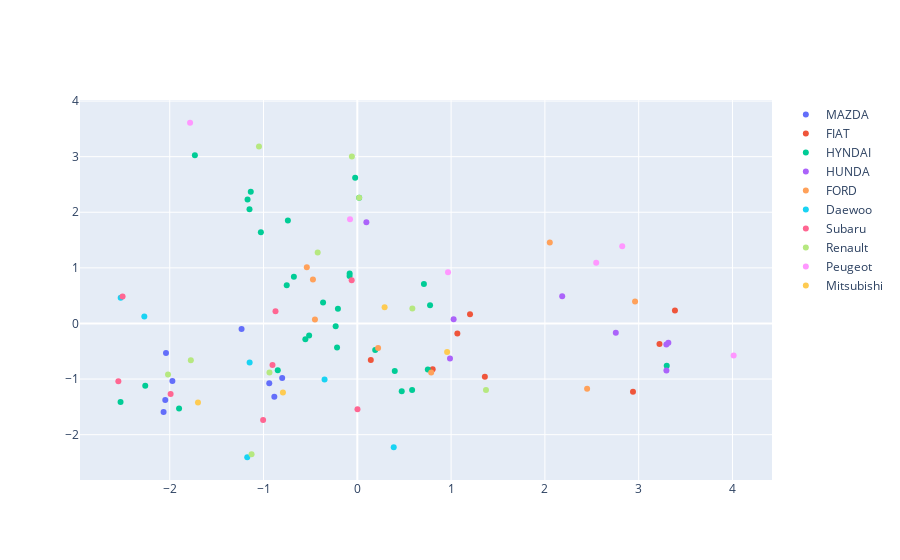

The notebook cell this image was saved under:
### Code cell
pca_db = EDS
pca_db_features = EDS_features

pca = PCA(n_components=2)
X_embedded = pca.fit_transform(pca_db[pca_db_features])

fig = go.Figure()
fig.add_trace(go.Scatter(x=X_embedded[pca_db['model']=="Mazda",0], y=X_embedded[pca_db['model']=="Mazda",1],mode='markers', name="MAZDA"))
fig.add_trace(go.Scatter(x=X_embedded[pca_db['model']=="Fiat",0], y=X_embedded[pca_db['model']=="Fiat",1],mode='markers', name="FIAT"))
fig.add_trace(go.Scatter(x=X_embedded[pca_db['model']=="Hyundai",0], y=X_embedded[pca_db['model']=="Hyundai",1],mode='markers', name="HYNDAI"))
fig.add_trace(go.Scatter(x=X_embedded[pca_db['model']=="Honda",0], y=X_embedded[pca_db['model']=="Honda",1],mode='markers', name="HUNDA"))
fig.add_trace(go.Scatter(x=X_embedded[pca_db['model']=="Ford",0], y=X_embedded[pca_db['model']=="Ford",1],mode='markers', name="FORD"))
fig.add_trace(go.Scatter(x=X_embedded[pca_db['model']=="Daewoo",0], y=X_embedded[pca_db['model']=="Daewoo",1],mode='markers', name="Daewoo"))
fig.add_trace(go.Scatter(x=X_embedded[pca_db['model']=="Subaru",0], y=X_embedded[pca_db['model']=="Subaru",1],mode='markers', name="Subaru"))
fig.add_trace(go.Scatter(x=X_embedded[pca_db['model']=="Renault",0], y=X_embedded[pca_db['model']=="Renault",1],mode='markers', name="Renault"))
fig.add_trace(go.Scatter(x=X_embedded[pca_db['model']=="Peugeot",0], y=X_embedded[pca_db['model']=="Peugeot",1],mode='markers', name="Peugeot"))
fig.add_trace(go.Scatter(x=X_embedded[pca_db['model']=="Mitsubishi",0], y=X_embedded[pca_db['model']=="Mitsubishi",1],mode='markers', name="Mitsubishi"))

### Figure 1 — Plotly figure (JSON) as saved in the notebook; plotly's stock layout.template omitted (floating-point values rounded to 4 significant figures)
{"data": [{"mode": "markers", "name": "MAZDA", "type": "scatter", "x": [-0.8011, -2.066, -2.04, -1.234, -1.972, -0.8847, -0.9389, -2.048], "y": [-0.9828, -1.594, -0.5318, -0.09741, -1.035, -1.319, -1.076, -1.377]}, {"mode": "markers", "name": "FIAT", "type": "scatter", "x": [2.939, 0.8034, 1.067, 1.36, 3.222, 1.202, 3.387, 0.1438], "y": [-1.226, -0.8246, -0.1788, -0.9583, -0.3695, 0.1652, 0.2346, -0.6564]}, {"mode": "markers", "name": "HYNDAI", "type": "scatter", "x": [-0.7527, 0.71, -0.2308, 0.7518, -0.023, 0.01969, -1.15, -0.7404, -0.2068, -1.028, -0.5137, 0.3992, 0.1907, -0.5539, -0.2162, 0.5843, -0.365, 0.7755, -0.6764, -0.08243, -2.525, -1.9, -1.17, -1.732, 3.299, 0.4735, -0.8483, -2.261, -0.08171, -1.136], "y": [0.686, 0.708, -0.04798, -0.8272, 2.621, 2.26, 2.055, 1.852, 0.2639, 1.639, -0.2179, -0.854, -0.4788, -0.2857, -0.4312, -1.198, 0.379, 0.3262, 0.8392, 0.8518, -1.411, -1.531, 2.231, 3.024, -0.7601, -1.219, -0.8404, -1.121, 0.8973, 2.368]}, {"mode": "markers", "name": "HUNDA", "type": "scatter", "x": [2.756, 0.9883, 3.296, 1.027, 0.0967, 2.185, 3.295, 3.316], "y": [-0.168, -0.6302, -0.846, 0.0742, 1.819, 0.4907, -0.3791, -0.3453]}, {"mode": "markers", "name": "FORD", "type": "scatter", "x": [0.2216, 2.45, 2.052, -0.5386, -0.4731, 0.7878, 2.962, -0.4517], "y": [-0.4395, -1.173, 1.456, 1.011, 0.7888, -0.8798, 0.3966, 0.072]}, {"mode": "markers", "name": "Daewoo", "type": "scatter", "x": [-0.3493, -1.148, 0.3882, -1.174, -2.271, -2.523], "y": [-1.009, -0.7032, -2.226, -2.406, 0.1261, 0.4645]}, {"mode": "markers", "name": "Subaru", "type": "scatter", "x": [-0.8724, -0.06004, -2.548, -2.503, -1.004, 0.001776, -0.9045, -1.991], "y": [0.2204, 0.778, -1.04, 0.485, -1.736, -1.543, -0.7477, -1.268]}, {"mode": "markers", "name": "Renault", "type": "scatter", "x": [-0.05799, -1.048, -0.4226, 0.5868, -1.127, -2.018, 0.01969, 1.372, -1.775, -0.9367], "y": [3.001, 3.181, 1.274, 0.2673, -2.35, -0.9177, 2.26, -1.196, -0.6636, -0.8807]}, {"mode": "markers", "name": "Peugeot", "type": "scatter", "x": [-0.0778, -1.783, 0.9673, 2.825, 2.547, 4.013], "y": [1.876, 3.61, 0.9219, 1.389, 1.094, -0.5778]}, {"mode": "markers", "name": "Mitsubishi", "type": "scatter", "x": [0.9573, 0.291, -1.699, -0.7929], "y": [-0.5127, 0.2902, -1.42, -1.24]}], "layout": {}}
